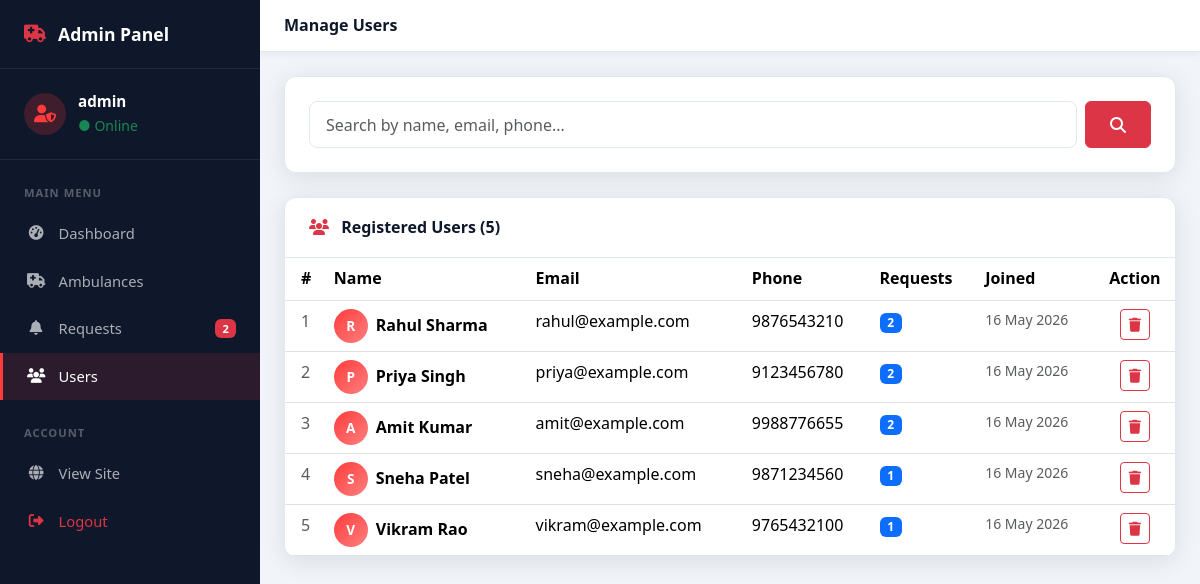
Page /admin/users.php (signed in) on the committed database.
### tables this page shows
CREATE TABLE IF NOT EXISTS users (
    id         INT AUTO_INCREMENT PRIMARY KEY,
    name       VARCHAR(100)  NOT NULL,
    phone      VARCHAR(20)   NOT NULL,
    email      VARCHAR(150)  NOT NULL UNIQUE,
    password   VARCHAR(255)  NOT NULL,
    created_at TIMESTAMP     DEFAULT CURRENT_TIMESTAMP
);

### admin/users.php (the view, shortened to what this page needs)
<?php
$db         = getDB();
$search = trim($_GET['search'] ?? '');
if ($search) {
    $like = "%$search%";
    $stmt = $db->prepare("SELECT u.*, (SELECT COUNT(*) FROM requests r WHERE r.user_id=u.id) AS req_count
                          FROM users u
                          WHERE u.name LIKE ? OR u.email LIKE ? OR u.phone LIKE ?
                          ORDER BY u.created_at DESC");
    $stmt->bind_param('sss', $like, $like, $like);
    $stmt->execute();
    $users = $stmt->get_result();
    $stmt->close();
} else {
    $users = $db->query("SELECT u.*, (SELECT COUNT(*) FROM requests r WHERE r.user_id=u.id) AS req_count
                         FROM users u ORDER BY u.created_at DESC");
}
?>
<!DOCTYPE html>
<html lang="en">
<head>
    <link href="https://cdn.jsdelivr.net/npm/bootstrap@5.3.2/dist/css/bootstrap.min.css" rel="stylesheet">
    <link href="https://cdnjs.cloudflare.com/ajax/libs/font-awesome/6.5.0/css/all.min.css" rel="stylesheet">
    <link href="../assets/css/style.css" rel="stylesheet">
</head>
<body>
<div class="admin-wrapper">
    <?php include '../includes/sidebar.php'; ?>
    <div class="admin-main">
        <div class="admin-topbar">
            <div class="d-flex align-items-center gap-3">
                <h6 class="mb-0 fw-700">Manage Users</h6>
            </div>
        </div>
        <div class="admin-content">
            <div class="card-custom mb-4">
                <div class="card-custom-body">
                    <form method="GET" class="d-flex gap-2">
                        <input type="text" name="search" class="form-control"
                               placeholder="Search by name, email, phone..."
                               value="<?= htmlspecialchars($search) ?>">
                        <button type="submit" class="btn btn-danger px-4">
                            <i class="fas fa-search"></i>
                        </button>
                    </form>
                </div>
            </div>
            <div class="card-custom">
                <div class="card-custom-header">
                    <h6 class="fw-700 mb-0">
                        <i class="fas fa-users text-danger me-2"></i>
                        Registered Users (<?= $users->num_rows ?>)
                    </h6>
                </div>
                <div class="card-custom-body p-0">
                    <div class="table-responsive">
                        <table class="table table-hover mb-0">
                            <thead style="background:var(--navy);color:rgba(255,255,255,.8);">
                                <tr>
                                    <th class="ps-3">#</th>
                                    <th>Name</th>
                                    <th>Email</th>
                                    <th>Phone</th>
                                    <th>Requests</th>
                                    <th>Joined</th>
                                    <th class="text-center">Action</th>
                                </tr>
                            </thead>
                            <tbody>
                                <?php while ($user = $users->fetch_assoc()): ?>
                                <tr>
                                    <td class="ps-3 text-muted"><?= $user['id'] ?></td>
                                    <td>
                                        <div class="d-flex align-items-center gap-2">
                                            <div style="width:34px;height:34px;border-radius:50%;
                                                        background:linear-gradient(135deg,var(--red),#ff8080);
                                                        display:flex;align-items:center;justify-content:center;
                                                        color:#fff;font-weight:700;font-size:.85rem;flex-shrink:0;">
                                                <?= strtoupper(substr($user['name'],0,1)) ?>
                                            </div>
                                            <span class="fw-600"><?= htmlspecialchars($user['name']) ?></span>
                                        </div>
                                    </td>
                                    <td><?= htmlspecialchars($user['email']) ?></td>
                                    <td><?= htmlspecialchars($user['phone']) ?></td>
                                    <td>
                                        <span class="badge bg-primary"><?= $user['req_count'] ?></span>
                                    </td>
                                    <td class="text-muted small">
                                        <?= date('d M Y', strtotime($user['created_at'])) ?>
                                    </td>
                                    <td class="text-center">
                                        <a href="users.php?delete=<?= $user['id'] ?>"
                                           class="btn btn-sm btn-outline-danger"
                                           onclick="return confirm('Delete user <?= htmlspecialchars(addslashes($user['name'])) ?>? This will also delete their requests.')">
                                            <i class="fas fa-trash"></i>
                                        </a>
                                    </td>
                                </tr>
                                <?php endwhile; ?>
                            </tbody>
                        </table>
                    </div>
                </div>
            </div>
        </div>
    </div>
</div>
</body>
</html>

### assets/css/style.css (style rules this page uses)
:root { --red: #ff3b3b; --red-dark: #cc0000; --navy: #0f172a; --navy-mid: #1e293b; --white: #ffffff; --light: #f1f5f9; --blue: #2563eb; --blue-dark: #1d4ed8; --text-muted: #64748b; --border: #e2e8f0; --shadow: 0 4px 24px rgba(0,0,0,.10); --shadow-lg: 0 8px 40px rgba(0,0,0,.16); --radius: 12px; --radius-sm: 8px; --transition: all .3s ease; }
*, *::before, *::after { box-sizing: border-box; margin: 0; padding: 0; }
html { scroll-behavior: smooth; }
body { font-family: 'Segoe UI', system-ui, -apple-system, sans-serif; background: var(--light); color: var(--navy); line-height: 1.6; }
a { text-decoration: none; color: inherit; }
.admin-wrapper { display: flex; min-height: 100vh; }
.admin-main { margin-left: 260px; flex: 1; min-height: 100vh; background: var(--light); }
.admin-topbar { background: var(--white); border-bottom: 1px solid var(--border); padding: 1rem 1.5rem; display: flex; align-items: center; justify-content: space-between; position: sticky; top: 0; z-index: 100; box-shadow: 0 2px 8px rgba(0,0,0,.06); }
.admin-content { padding: 1.5rem; }
.form-control, .form-select { border-radius: var(--radius-sm); border: 1.5px solid var(--border); padding: .65rem 1rem; transition: var(--transition); }
.card-custom { background: var(--white); border-radius: var(--radius); box-shadow: var(--shadow); border: 1px solid var(--border); overflow: hidden; }
.card-custom-header { padding: 1.25rem 1.5rem; border-bottom: 1px solid var(--border); display: flex; align-items: center; justify-content: space-between; }
.card-custom-body { padding: 1.5rem; }
.fw-600 { font-weight: 600 !important; }
.fw-700 { font-weight: 700 !important; }

### rows in the picture
users: id "1", name "R", name "Rahul Sharma", email "rahul@example.com", phone "9876543210", req_count "2", created_at "16 May 2026"
users: id "2", name "P", name "Priya Singh", email "priya@example.com", phone "9123456780", req_count "2", created_at "16 May 2026"
users: id "3", name "A", name "Amit Kumar", email "amit@example.com", phone "9988776655", req_count "2", created_at "16 May 2026"
users: id "4", name "S", name "Sneha Patel", email "sneha@example.com", phone "9871234560", req_count "1", created_at "16 May 2026"
users: id "5", name "V", name "Vikram Rao", email "vikram@example.com", phone "9765432100", req_count "1", created_at "16 May 2026"

### other values in the picture
$_SESSION['admin_username'] "admin"
$cnt "2"
$users->num_rows "5"
